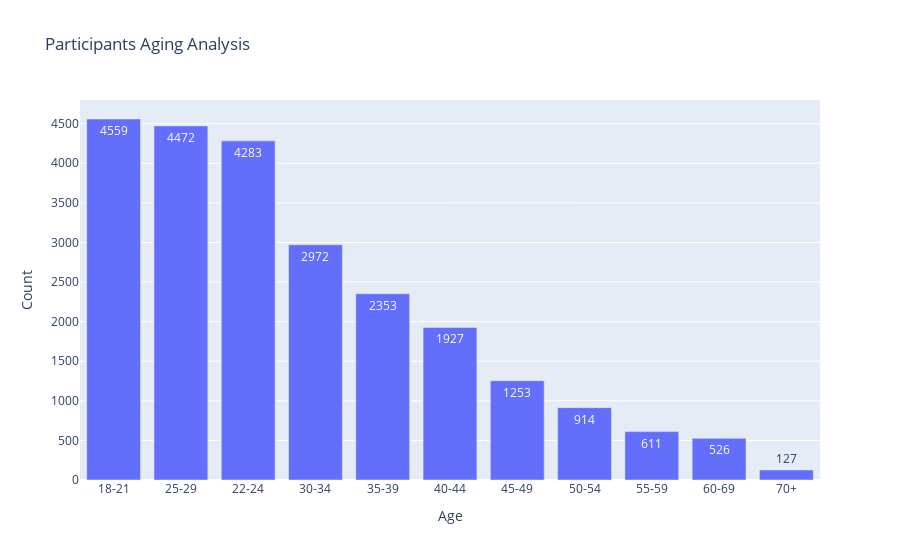

Notebook source saved alongside this figure:
### Markdown cell above
# Aging Analysis

### Code cell
fig = px.bar(
    new_df.loc[1:, "Q2"].value_counts(),
    y="Q2",
    labels={"index": "Age", "Q2": "Count", "text": "Count"},
    text=(new_df.loc[1:, "Q2"].value_counts()),
    title="Participants Aging Analysis",
)
fig.show()

### Figure 1 — Plotly figure (JSON) as saved in the notebook; plotly's stock layout.template omitted (floating-point values rounded to 4 significant figures)
{"data": [{"alignmentgroup": "True", "hovertemplate": "Age=%{x}<br>Count=%{text}<extra></extra>", "legendgroup": "", "marker": {"color": "#636efa", "pattern": {"shape": ""}}, "name": "", "offsetgroup": "", "orientation": "v", "showlegend": false, "text": [4559, 4472, 4283, 2972, 2353, 1927, 1253, 914, 611, 526, 127], "textposition": "auto", "type": "bar", "x": ["18-21", "25-29", "22-24", "30-34", "35-39", "40-44", "45-49", "50-54", "55-59", "60-69", "70+"], "xaxis": "x", "y": [4559, 4472, 4283, 2972, 2353, 1927, 1253, 914, 611, 526, 127], "yaxis": "y"}], "layout": {"autosize": true, "barmode": "relative", "legend": {"tracegroupgap": 0}, "title": {"text": "Participants Aging Analysis"}, "xaxis": {"anchor": "y", "autorange": true, "domain": [0, 1], "range": [-0.5, 10.5], "title": {"text": "Age"}, "type": "category"}, "yaxis": {"anchor": "x", "autorange": true, "domain": [0, 1], "range": [0, 4799.0], "title": {"text": "Count"}, "type": "linear"}}}
